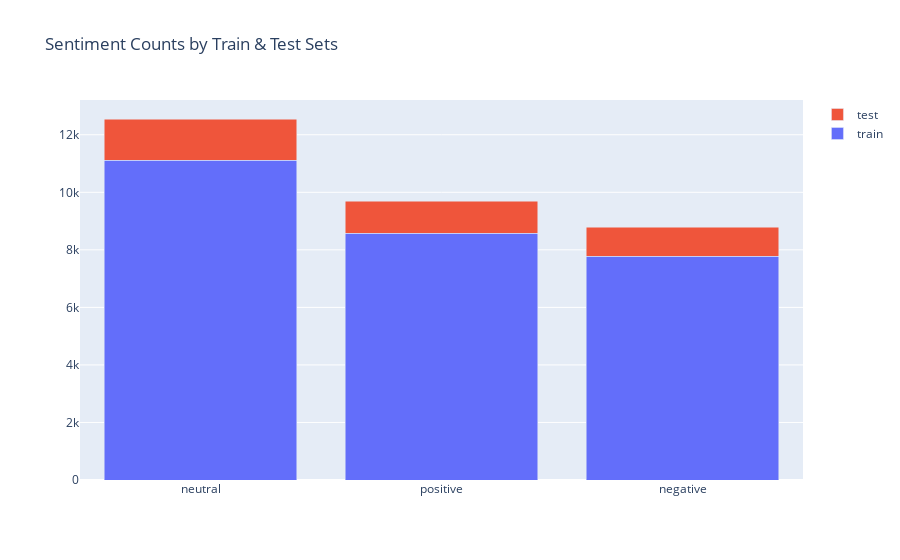

Source (notebook cell):
### Markdown cell above
# Sentiment Frequency

### Code cell
sentiment_counts_train, sentiment_counts_test =\
    train_df.groupby('sentiment').size().sort_values(ascending=False),\
    test_df.groupby('sentiment').size().sort_values(ascending=False)


fig = go.Figure(data=[
    go.Bar(name='train', x=sentiment_counts_train.index, y=sentiment_counts_train),
    go.Bar(name='test', x=sentiment_counts_test.index, y=sentiment_counts_test)
]).update_layout(barmode='stack', 
                 title='Sentiment Counts by Train & Test Sets')

fig.show()

### Figure 1 — Plotly figure (JSON) as saved in the notebook; plotly's stock layout.template omitted (floating-point values rounded to 4 significant figures)
{"data": [{"name": "train", "type": "bar", "x": ["neutral", "positive", "negative"], "y": [11118, 8582, 7781]}, {"name": "test", "type": "bar", "x": ["neutral", "positive", "negative"], "y": [1430, 1103, 1001]}], "layout": {"barmode": "stack", "title": {"text": "Sentiment Counts by Train & Test Sets"}}}
